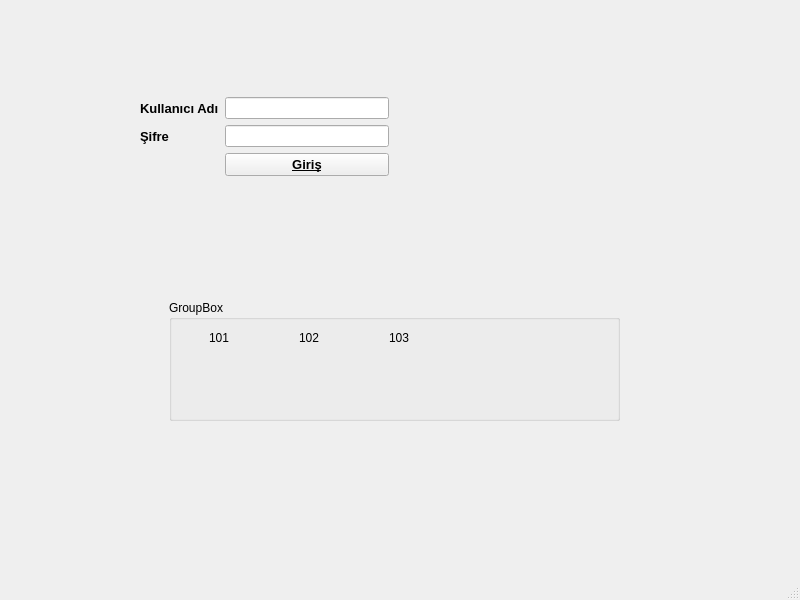
<?xml version="1.0" encoding="UTF-8"?>
<ui version="4.0">
 <class>Giris</class>
 <widget class="QMainWindow" name="Giris">
  <property name="geometry">
   <rect>
    <x>0</x>
    <y>0</y>
    <width>800</width>
    <height>600</height>
   </rect>
  </property>
  <property name="windowTitle">
   <string>MainWindow</string>
  </property>
  <widget class="QWidget" name="centralwidget">
   <widget class="QWidget" name="formLayoutWidget">
    <property name="geometry">
     <rect>
      <x>140</x>
      <y>40</y>
      <width>249</width>
      <height>193</height>
     </rect>
    </property>
    <layout class="QGridLayout" name="gridLayout_2">
     <item row="0" column="0">
      <layout class="QVBoxLayout" name="verticalLayout_2"/>
     </item>
     <item row="1" column="1">
      <spacer name="verticalSpacer">
       <property name="orientation">
        <enum>Qt::Vertical</enum>
       </property>
       <property name="sizeHint" stdset="0">
        <size>
         <width>20</width>
         <height>40</height>
        </size>
       </property>
      </spacer>
     </item>
     <item row="2" column="0">
      <widget class="QLabel" name="label">
       <property name="font">
        <font>
         <pointsize>10</pointsize>
         <weight>75</weight>
         <bold>true</bold>
        </font>
       </property>
       <property name="text">
        <string>Kullanıcı Adı</string>
       </property>
      </widget>
     </item>
     <item row="2" column="1">
      <widget class="QLineEdit" name="lineEdit_2"/>
     </item>
     <item row="3" column="0">
      <widget class="QLabel" name="label_2">
       <property name="font">
        <font>
         <pointsize>10</pointsize>
         <weight>75</weight>
         <bold>true</bold>
        </font>
       </property>
       <property name="text">
        <string>Şifre</string>
       </property>
      </widget>
     </item>
     <item row="3" column="1">
      <widget class="QLineEdit" name="lineEdit"/>
     </item>
     <item row="4" column="0">
      <layout class="QVBoxLayout" name="verticalLayout_3"/>
     </item>
     <item row="4" column="1">
      <widget class="QPushButton" name="pushButton">
       <property name="font">
        <font>
         <pointsize>10</pointsize>
         <weight>75</weight>
         <italic>false</italic>
         <bold>true</bold>
         <underline>true</underline>
        </font>
       </property>
       <property name="text">
        <string>Giriş</string>
       </property>
      </widget>
     </item>
     <item row="5" column="1">
      <layout class="QHBoxLayout" name="horizontalLayout">
       <item>
        <spacer name="verticalSpacer_2">
         <property name="orientation">
          <enum>Qt::Vertical</enum>
         </property>
         <property name="sizeHint" stdset="0">
          <size>
           <width>20</width>
           <height>40</height>
          </size>
         </property>
        </spacer>
       </item>
      </layout>
     </item>
    </layout>
   </widget>
   <widget class="QGroupBox" name="groupBox">
    <property name="geometry">
     <rect>
      <x>169</x>
      <y>300</y>
      <width>451</width>
      <height>121</height>
     </rect>
    </property>
    <property name="title">
     <string>GroupBox</string>
    </property>
    <widget class="QLabel" name="label_3">
     <property name="geometry">
      <rect>
       <x>40</x>
       <y>30</y>
       <width>55</width>
       <height>16</height>
      </rect>
     </property>
     <property name="text">
      <string>101</string>
     </property>
    </widget>
    <widget class="QLabel" name="label_4">
     <property name="geometry">
      <rect>
       <x>130</x>
       <y>30</y>
       <width>55</width>
       <height>16</height>
      </rect>
     </property>
     <property name="text">
      <string>102</string>
     </property>
    </widget>
    <widget class="QLabel" name="label_5">
     <property name="geometry">
      <rect>
       <x>220</x>
       <y>30</y>
       <width>55</width>
       <height>16</height>
      </rect>
     </property>
     <property name="text">
      <string>103</string>
     </property>
    </widget>
   </widget>
  </widget>
  <widget class="QMenuBar" name="menubar">
   <property name="geometry">
    <rect>
     <x>0</x>
     <y>0</y>
     <width>800</width>
     <height>26</height>
    </rect>
   </property>
  </widget>
  <widget class="QStatusBar" name="statusbar"/>
 </widget>
 <resources/>
 <connections/>
</ui>
